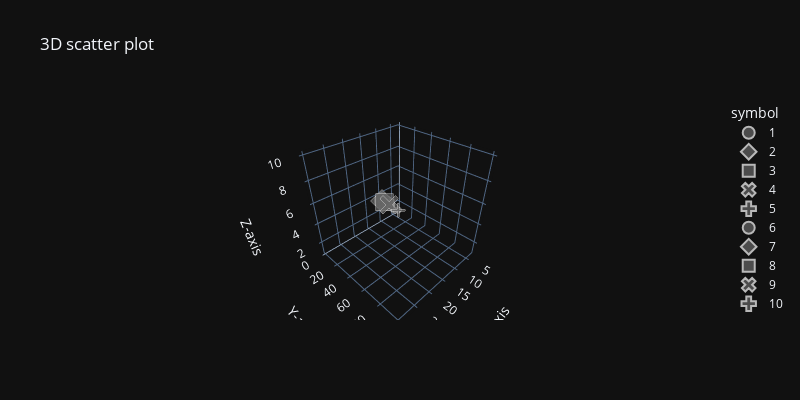

Notebook source saved alongside this figure:
### Code cell
x= [3,6,9,12,15,18,21,24,27,30]
y= [1,4,9,16,25,36,49,64,81,100]
z= [1,2,3,4,5,6,7,8,9,10]
fig= px.scatter_3d(x=x, y=y,z=z, title='3D scatter plot', labels={'x':'X-axis', 'y':'Y-axis','z':'Z-axis'},
                   template= 'plotly_dark', width=800, height=400, size=x, symbol=z,
                   opacity=0.7, color_discrete_sequence= px.colors.qualitative.Prism_r)
fig.show()

### Figure 1 — Plotly figure (JSON) as saved in the notebook; plotly's stock layout.template omitted (floating-point values rounded to 4 significant figures)
{"data": [{"hovertemplate": "symbol=1<br>X-axis=%{x}<br>Y-axis=%{y}<br>Z-axis=%{z}<br>size=%{marker.size}<extra></extra>", "legendgroup": "1", "marker": {"color": "rgb(102, 102, 102)", "opacity": 0.7, "size": [3], "sizemode": "area", "sizeref": 0.075, "symbol": "circle"}, "mode": "markers", "name": "1", "scene": "scene", "showlegend": true, "type": "scatter3d", "x": [3], "y": [1], "z": [1]}, {"hovertemplate": "symbol=2<br>X-axis=%{x}<br>Y-axis=%{y}<br>Z-axis=%{z}<br>size=%{marker.size}<extra></extra>", "legendgroup": "2", "marker": {"color": "rgb(102, 102, 102)", "opacity": 0.7, "size": [6], "sizemode": "area", "sizeref": 0.075, "symbol": "diamond"}, "mode": "markers", "name": "2", "scene": "scene", "showlegend": true, "type": "scatter3d", "x": [6], "y": [4], "z": [2]}, {"hovertemplate": "symbol=3<br>X-axis=%{x}<br>Y-axis=%{y}<br>Z-axis=%{z}<br>size=%{marker.size}<extra></extra>", "legendgroup": "3", "marker": {"color": "rgb(102, 102, 102)", "opacity": 0.7, "size": [9], "sizemode": "area", "sizeref": 0.075, "symbol": "square"}, "mode": "markers", "name": "3", "scene": "scene", "showlegend": true, "type": "scatter3d", "x": [9], "y": [9], "z": [3]}, {"hovertemplate": "symbol=4<br>X-axis=%{x}<br>Y-axis=%{y}<br>Z-axis=%{z}<br>size=%{marker.size}<extra></extra>", "legendgroup": "4", "marker": {"color": "rgb(102, 102, 102)", "opacity": 0.7, "size": [12], "sizemode": "area", "sizeref": 0.075, "symbol": "x"}, "mode": "markers", "name": "4", "scene": "scene", "showlegend": true, "type": "scatter3d", "x": [12], "y": [16], "z": [4]}, {"hovertemplate": "symbol=5<br>X-axis=%{x}<br>Y-axis=%{y}<br>Z-axis=%{z}<br>size=%{marker.size}<extra></extra>", "legendgroup": "5", "marker": {"color": "rgb(102, 102, 102)", "opacity": 0.7, "size": [15], "sizemode": "area", "sizeref": 0.075, "symbol": "cross"}, "mode": "markers", "name": "5", "scene": "scene", "showlegend": true, "type": "scatter3d", "x": [15], "y": [25], "z": [5]}, {"hovertemplate": "symbol=6<br>X-axis=%{x}<br>Y-axis=%{y}<br>Z-axis=%{z}<br>size=%{marker.size}<extra></extra>", "legendgroup": "6", "marker": {"color": "rgb(102, 102, 102)", "opacity": 0.7, "size": [18], "sizemode": "area", "sizeref": 0.075, "symbol": "circle"}, "mode": "markers", "name": "6", "scene": "scene", "showlegend": true, "type": "scatter3d", "x": [18], "y": [36], "z": [6]}, {"hovertemplate": "symbol=7<br>X-axis=%{x}<br>Y-axis=%{y}<br>Z-axis=%{z}<br>size=%{marker.size}<extra></extra>", "legendgroup": "7", "marker": {"color": "rgb(102, 102, 102)", "opacity": 0.7, "size": [21], "sizemode": "area", "sizeref": 0.075, "symbol": "diamond"}, "mode": "markers", "name": "7", "scene": "scene", "showlegend": true, "type": "scatter3d", "x": [21], "y": [49], "z": [7]}, {"hovertemplate": "symbol=8<br>X-axis=%{x}<br>Y-axis=%{y}<br>Z-axis=%{z}<br>size=%{marker.size}<extra></extra>", "legendgroup": "8", "marker": {"color": "rgb(102, 102, 102)", "opacity": 0.7, "size": [24], "sizemode": "area", "sizeref": 0.075, "symbol": "square"}, "mode": "markers", "name": "8", "scene": "scene", "showlegend": true, "type": "scatter3d", "x": [24], "y": [64], "z": [8]}, {"hovertemplate": "symbol=9<br>X-axis=%{x}<br>Y-axis=%{y}<br>Z-axis=%{z}<br>size=%{marker.size}<extra></extra>", "legendgroup": "9", "marker": {"color": "rgb(102, 102, 102)", "opacity": 0.7, "size": [27], "sizemode": "area", "sizeref": 0.075, "symbol": "x"}, "mode": "markers", "name": "9", "scene": "scene", "showlegend": true, "type": "scatter3d", "x": [27], "y": [81], "z": [9]}, {"hovertemplate": "symbol=10<br>X-axis=%{x}<br>Y-axis=%{y}<br>Z-axis=%{z}<br>size=%{marker.size}<extra></extra>", "legendgroup": "10", "marker": {"color": "rgb(102, 102, 102)", "opacity": 0.7, "size": [30], "sizemode": "area", "sizeref": 0.075, "symbol": "cross"}, "mode": "markers", "name": "10", "scene": "scene", "showlegend": true, "type": "scatter3d", "x": [30], "y": [100], "z": [10]}], "layout": {"height": 400, "legend": {"itemsizing": "constant", "title": {"text": "symbol"}, "tracegroupgap": 0}, "scene": {"domain": {"x": [0, 1], "y": [0, 1]}, "xaxis": {"title": {"text": "X-axis"}}, "yaxis": {"title": {"text": "Y-axis"}}, "zaxis": {"title": {"text": "Z-axis"}}}, "title": {"text": "3D scatter plot"}, "width": 800}}
